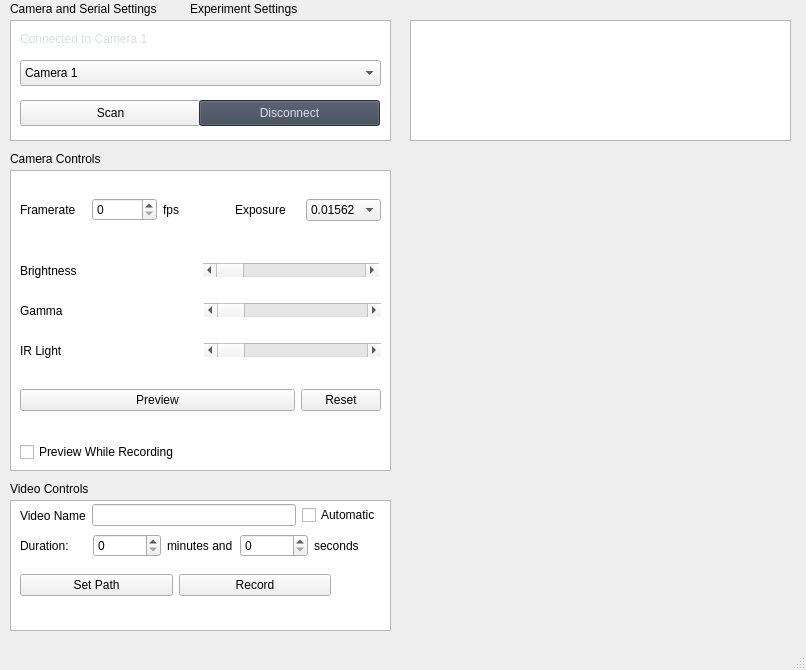
<?xml version="1.0" encoding="UTF-8"?>
<ui version="4.0">
 <class>MainWindow</class>
 <widget class="QMainWindow" name="MainWindow">
  <property name="geometry">
   <rect>
    <x>0</x>
    <y>0</y>
    <width>806</width>
    <height>670</height>
   </rect>
  </property>
  <property name="windowTitle">
   <string>MainWindow</string>
  </property>
  <widget class="QWidget" name="centralwidget">
   <widget class="QLabel" name="label">
    <property name="geometry">
     <rect>
      <x>10</x>
      <y>0</y>
      <width>171</width>
      <height>18</height>
     </rect>
    </property>
    <property name="text">
     <string>Camera and Serial Settings</string>
    </property>
   </widget>
   <widget class="QLabel" name="label_2">
    <property name="geometry">
     <rect>
      <x>190</x>
      <y>0</y>
      <width>171</width>
      <height>18</height>
     </rect>
    </property>
    <property name="text">
     <string>Experiment Settings</string>
    </property>
   </widget>
   <widget class="QListView" name="listView">
    <property name="geometry">
     <rect>
      <x>10</x>
      <y>20</y>
      <width>381</width>
      <height>121</height>
     </rect>
    </property>
   </widget>
   <widget class="QComboBox" name="comboBox">
    <property name="geometry">
     <rect>
      <x>20</x>
      <y>60</y>
      <width>361</width>
      <height>26</height>
     </rect>
    </property>
    <property name="maximumSize">
     <size>
      <width>361</width>
      <height>26</height>
     </size>
    </property>
    <item>
     <property name="text">
      <string>Camera 1</string>
     </property>
    </item>
    <item>
     <property name="text">
      <string>Camera 2</string>
     </property>
    </item>
   </widget>
   <widget class="QLabel" name="label_3">
    <property name="geometry">
     <rect>
      <x>20</x>
      <y>30</y>
      <width>151</width>
      <height>18</height>
     </rect>
    </property>
    <property name="palette">
     <palette>
      <active>
       <colorrole role="WindowText">
        <brush brushstyle="SolidPattern">
         <color alpha="255">
          <red>13</red>
          <green>233</green>
          <blue>13</blue>
         </color>
        </brush>
       </colorrole>
       <colorrole role="Button">
        <brush brushstyle="SolidPattern">
         <color alpha="255">
          <red>60</red>
          <green>68</green>
          <blue>84</blue>
         </color>
        </brush>
       </colorrole>
       <colorrole role="Light">
        <brush brushstyle="SolidPattern">
         <color alpha="255">
          <red>30</red>
          <green>34</green>
          <blue>42</blue>
         </color>
        </brush>
       </colorrole>
       <colorrole role="Midlight">
        <brush brushstyle="SolidPattern">
         <color alpha="255">
          <red>45</red>
          <green>51</green>
          <blue>63</blue>
         </color>
        </brush>
       </colorrole>
       <colorrole role="Dark">
        <brush brushstyle="SolidPattern">
         <color alpha="255">
          <red>120</red>
          <green>136</green>
          <blue>168</blue>
         </color>
        </brush>
       </colorrole>
       <colorrole role="Mid">
        <brush brushstyle="SolidPattern">
         <color alpha="255">
          <red>80</red>
          <green>90</green>
          <blue>112</blue>
         </color>
        </brush>
       </colorrole>
       <colorrole role="Text">
        <brush brushstyle="SolidPattern">
         <color alpha="255">
          <red>216</red>
          <green>222</green>
          <blue>233</blue>
         </color>
        </brush>
       </colorrole>
       <colorrole role="BrightText">
        <brush brushstyle="SolidPattern">
         <color alpha="255">
          <red>255</red>
          <green>255</green>
          <blue>255</blue>
         </color>
        </brush>
       </colorrole>
       <colorrole role="ButtonText">
        <brush brushstyle="SolidPattern">
         <color alpha="255">
          <red>216</red>
          <green>222</green>
          <blue>233</blue>
         </color>
        </brush>
       </colorrole>
       <colorrole role="Base">
        <brush brushstyle="SolidPattern">
         <color alpha="255">
          <red>67</red>
          <green>76</green>
          <blue>94</blue>
         </color>
        </brush>
       </colorrole>
       <colorrole role="Window">
        <brush brushstyle="SolidPattern">
         <color alpha="255">
          <red>59</red>
          <green>66</green>
          <blue>82</blue>
         </color>
        </brush>
       </colorrole>
       <colorrole role="Shadow">
        <brush brushstyle="SolidPattern">
         <color alpha="255">
          <red>118</red>
          <green>118</green>
          <blue>118</blue>
         </color>
        </brush>
       </colorrole>
       <colorrole role="Highlight">
        <brush brushstyle="SolidPattern">
         <color alpha="255">
          <red>143</red>
          <green>188</green>
          <blue>187</blue>
         </color>
        </brush>
       </colorrole>
       <colorrole role="HighlightedText">
        <brush brushstyle="SolidPattern">
         <color alpha="255">
          <red>46</red>
          <green>52</green>
          <blue>64</blue>
         </color>
        </brush>
       </colorrole>
       <colorrole role="Link">
        <brush brushstyle="SolidPattern">
         <color alpha="255">
          <red>94</red>
          <green>129</green>
          <blue>172</blue>
         </color>
        </brush>
       </colorrole>
       <colorrole role="LinkVisited">
        <brush brushstyle="SolidPattern">
         <color alpha="255">
          <red>124</red>
          <green>183</green>
          <blue>255</blue>
         </color>
        </brush>
       </colorrole>
       <colorrole role="AlternateBase">
        <brush brushstyle="SolidPattern">
         <color alpha="255">
          <red>20</red>
          <green>26</green>
          <blue>33</blue>
         </color>
        </brush>
       </colorrole>
       <colorrole role="NoRole">
        <brush brushstyle="NoBrush">
         <color alpha="255">
          <red>0</red>
          <green>0</green>
          <blue>0</blue>
         </color>
        </brush>
       </colorrole>
       <colorrole role="ToolTipBase">
        <brush brushstyle="SolidPattern">
         <color alpha="255">
          <red>53</red>
          <green>57</green>
          <blue>69</blue>
         </color>
        </brush>
       </colorrole>
       <colorrole role="ToolTipText">
        <brush brushstyle="SolidPattern">
         <color alpha="255">
          <red>211</red>
          <green>218</green>
          <blue>227</blue>
         </color>
        </brush>
       </colorrole>
       <colorrole role="PlaceholderText">
        <brush brushstyle="SolidPattern">
         <color alpha="128">
          <red>0</red>
          <green>0</green>
          <blue>0</blue>
         </color>
        </brush>
       </colorrole>
      </active>
      <inactive>
       <colorrole role="WindowText">
        <brush brushstyle="SolidPattern">
         <color alpha="255">
          <red>216</red>
          <green>222</green>
          <blue>233</blue>
         </color>
        </brush>
       </colorrole>
       <colorrole role="Button">
        <brush brushstyle="SolidPattern">
         <color alpha="255">
          <red>60</red>
          <green>68</green>
          <blue>84</blue>
         </color>
        </brush>
       </colorrole>
       <colorrole role="Light">
        <brush brushstyle="SolidPattern">
         <color alpha="255">
          <red>30</red>
          <green>34</green>
          <blue>42</blue>
         </color>
        </brush>
       </colorrole>
       <colorrole role="Midlight">
        <brush brushstyle="SolidPattern">
         <color alpha="255">
          <red>45</red>
          <green>51</green>
          <blue>63</blue>
         </color>
        </brush>
       </colorrole>
       <colorrole role="Dark">
        <brush brushstyle="SolidPattern">
         <color alpha="255">
          <red>120</red>
          <green>136</green>
          <blue>168</blue>
         </color>
        </brush>
       </colorrole>
       <colorrole role="Mid">
        <brush brushstyle="SolidPattern">
         <color alpha="255">
          <red>80</red>
          <green>90</green>
          <blue>112</blue>
         </color>
        </brush>
       </colorrole>
       <colorrole role="Text">
        <brush brushstyle="SolidPattern">
         <color alpha="255">
          <red>216</red>
          <green>222</green>
          <blue>233</blue>
         </color>
        </brush>
       </colorrole>
       <colorrole role="BrightText">
        <brush brushstyle="SolidPattern">
         <color alpha="255">
          <red>255</red>
          <green>255</green>
          <blue>255</blue>
         </color>
        </brush>
       </colorrole>
       <colorrole role="ButtonText">
        <brush brushstyle="SolidPattern">
         <color alpha="255">
          <red>216</red>
          <green>222</green>
          <blue>233</blue>
         </color>
        </brush>
       </colorrole>
       <colorrole role="Base">
        <brush brushstyle="SolidPattern">
         <color alpha="255">
          <red>67</red>
          <green>76</green>
          <blue>94</blue>
         </color>
        </brush>
       </colorrole>
       <colorrole role="Window">
        <brush brushstyle="SolidPattern">
         <color alpha="255">
          <red>59</red>
          <green>66</green>
          <blue>82</blue>
         </color>
        </brush>
       </colorrole>
       <colorrole role="Shadow">
        <brush brushstyle="SolidPattern">
         <color alpha="255">
          <red>118</red>
          <green>118</green>
          <blue>118</blue>
         </color>
        </brush>
       </colorrole>
       <colorrole role="Highlight">
        <brush brushstyle="SolidPattern">
         <color alpha="255">
          <red>143</red>
          <green>188</green>
          <blue>187</blue>
         </color>
        </brush>
       </colorrole>
       <colorrole role="HighlightedText">
        <brush brushstyle="SolidPattern">
         <color alpha="255">
          <red>46</red>
          <green>52</green>
          <blue>64</blue>
         </color>
        </brush>
       </colorrole>
       <colorrole role="Link">
        <brush brushstyle="SolidPattern">
         <color alpha="255">
          <red>94</red>
          <green>129</green>
          <blue>172</blue>
         </color>
        </brush>
       </colorrole>
       <colorrole role="LinkVisited">
        <brush brushstyle="SolidPattern">
         <color alpha="255">
          <red>124</red>
          <green>183</green>
          <blue>255</blue>
         </color>
        </brush>
       </colorrole>
       <colorrole role="AlternateBase">
        <brush brushstyle="SolidPattern">
         <color alpha="255">
          <red>20</red>
          <green>26</green>
          <blue>33</blue>
         </color>
        </brush>
       </colorrole>
       <colorrole role="NoRole">
        <brush brushstyle="NoBrush">
         <color alpha="255">
          <red>0</red>
          <green>0</green>
          <blue>0</blue>
         </color>
        </brush>
       </colorrole>
       <colorrole role="ToolTipBase">
        <brush brushstyle="SolidPattern">
         <color alpha="255">
          <red>53</red>
          <green>57</green>
          <blue>69</blue>
         </color>
        </brush>
       </colorrole>
       <colorrole role="ToolTipText">
        <brush brushstyle="SolidPattern">
         <color alpha="255">
          <red>211</red>
          <green>218</green>
          <blue>227</blue>
         </color>
        </brush>
       </colorrole>
       <colorrole role="PlaceholderText">
        <brush brushstyle="SolidPattern">
         <color alpha="128">
          <red>0</red>
          <green>0</green>
          <blue>0</blue>
         </color>
        </brush>
       </colorrole>
      </inactive>
      <disabled>
       <colorrole role="WindowText">
        <brush brushstyle="SolidPattern">
         <color alpha="255">
          <red>120</red>
          <green>136</green>
          <blue>168</blue>
         </color>
        </brush>
       </colorrole>
       <colorrole role="Button">
        <brush brushstyle="SolidPattern">
         <color alpha="255">
          <red>60</red>
          <green>68</green>
          <blue>84</blue>
         </color>
        </brush>
       </colorrole>
       <colorrole role="Light">
        <brush brushstyle="SolidPattern">
         <color alpha="255">
          <red>30</red>
          <green>34</green>
          <blue>42</blue>
         </color>
        </brush>
       </colorrole>
       <colorrole role="Midlight">
        <brush brushstyle="SolidPattern">
         <color alpha="255">
          <red>45</red>
          <green>51</green>
          <blue>63</blue>
         </color>
        </brush>
       </colorrole>
       <colorrole role="Dark">
        <brush brushstyle="SolidPattern">
         <color alpha="255">
          <red>120</red>
          <green>136</green>
          <blue>168</blue>
         </color>
        </brush>
       </colorrole>
       <colorrole role="Mid">
        <brush brushstyle="SolidPattern">
         <color alpha="255">
          <red>80</red>
          <green>90</green>
          <blue>112</blue>
         </color>
        </brush>
       </colorrole>
       <colorrole role="Text">
        <brush brushstyle="SolidPattern">
         <color alpha="255">
          <red>120</red>
          <green>136</green>
          <blue>168</blue>
         </color>
        </brush>
       </colorrole>
       <colorrole role="BrightText">
        <brush brushstyle="SolidPattern">
         <color alpha="255">
          <red>255</red>
          <green>255</green>
          <blue>255</blue>
         </color>
        </brush>
       </colorrole>
       <colorrole role="ButtonText">
        <brush brushstyle="SolidPattern">
         <color alpha="255">
          <red>120</red>
          <green>136</green>
          <blue>168</blue>
         </color>
        </brush>
       </colorrole>
       <colorrole role="Base">
        <brush brushstyle="SolidPattern">
         <color alpha="255">
          <red>60</red>
          <green>68</green>
          <blue>84</blue>
         </color>
        </brush>
       </colorrole>
       <colorrole role="Window">
        <brush brushstyle="SolidPattern">
         <color alpha="255">
          <red>60</red>
          <green>68</green>
          <blue>84</blue>
         </color>
        </brush>
       </colorrole>
       <colorrole role="Shadow">
        <brush brushstyle="SolidPattern">
         <color alpha="255">
          <red>177</red>
          <green>177</green>
          <blue>177</blue>
         </color>
        </brush>
       </colorrole>
       <colorrole role="Highlight">
        <brush brushstyle="SolidPattern">
         <color alpha="255">
          <red>80</red>
          <green>90</green>
          <blue>112</blue>
         </color>
        </brush>
       </colorrole>
       <colorrole role="HighlightedText">
        <brush brushstyle="SolidPattern">
         <color alpha="255">
          <red>45</red>
          <green>51</green>
          <blue>63</blue>
         </color>
        </brush>
       </colorrole>
       <colorrole role="Link">
        <brush brushstyle="SolidPattern">
         <color alpha="255">
          <red>94</red>
          <green>129</green>
          <blue>172</blue>
         </color>
        </brush>
       </colorrole>
       <colorrole role="LinkVisited">
        <brush brushstyle="SolidPattern">
         <color alpha="255">
          <red>124</red>
          <green>183</green>
          <blue>255</blue>
         </color>
        </brush>
       </colorrole>
       <colorrole role="AlternateBase">
        <brush brushstyle="SolidPattern">
         <color alpha="255">
          <red>20</red>
          <green>26</green>
          <blue>33</blue>
         </color>
        </brush>
       </colorrole>
       <colorrole role="NoRole">
        <brush brushstyle="NoBrush">
         <color alpha="255">
          <red>0</red>
          <green>0</green>
          <blue>0</blue>
         </color>
        </brush>
       </colorrole>
       <colorrole role="ToolTipBase">
        <brush brushstyle="SolidPattern">
         <color alpha="255">
          <red>53</red>
          <green>57</green>
          <blue>69</blue>
         </color>
        </brush>
       </colorrole>
       <colorrole role="ToolTipText">
        <brush brushstyle="SolidPattern">
         <color alpha="255">
          <red>211</red>
          <green>218</green>
          <blue>227</blue>
         </color>
        </brush>
       </colorrole>
       <colorrole role="PlaceholderText">
        <brush brushstyle="SolidPattern">
         <color alpha="128">
          <red>0</red>
          <green>0</green>
          <blue>0</blue>
         </color>
        </brush>
       </colorrole>
      </disabled>
     </palette>
    </property>
    <property name="text">
     <string>Connected to Camera 1</string>
    </property>
    <property name="scaledContents">
     <bool>true</bool>
    </property>
   </widget>
   <widget class="QColumnView" name="columnView">
    <property name="geometry">
     <rect>
      <x>20</x>
      <y>90</y>
      <width>361</width>
      <height>31</height>
     </rect>
    </property>
    <property name="frameShape">
     <enum>QFrame::NoFrame</enum>
    </property>
   </widget>
   <widget class="QPushButton" name="pushButton_3">
    <property name="geometry">
     <rect>
      <x>20</x>
      <y>100</y>
      <width>181</width>
      <height>26</height>
     </rect>
    </property>
    <property name="text">
     <string>Scan</string>
    </property>
   </widget>
   <widget class="QPushButton" name="pushButton_4">
    <property name="geometry">
     <rect>
      <x>199</x>
      <y>100</y>
      <width>181</width>
      <height>26</height>
     </rect>
    </property>
    <property name="palette">
     <palette>
      <active>
       <colorrole role="WindowText">
        <brush brushstyle="SolidPattern">
         <color alpha="255">
          <red>216</red>
          <green>222</green>
          <blue>233</blue>
         </color>
        </brush>
       </colorrole>
       <colorrole role="Button">
        <brush brushstyle="SolidPattern">
         <color alpha="255">
          <red>60</red>
          <green>68</green>
          <blue>84</blue>
         </color>
        </brush>
       </colorrole>
       <colorrole role="Light">
        <brush brushstyle="SolidPattern">
         <color alpha="255">
          <red>30</red>
          <green>34</green>
          <blue>42</blue>
         </color>
        </brush>
       </colorrole>
       <colorrole role="Midlight">
        <brush brushstyle="SolidPattern">
         <color alpha="255">
          <red>45</red>
          <green>51</green>
          <blue>63</blue>
         </color>
        </brush>
       </colorrole>
       <colorrole role="Dark">
        <brush brushstyle="SolidPattern">
         <color alpha="255">
          <red>120</red>
          <green>136</green>
          <blue>168</blue>
         </color>
        </brush>
       </colorrole>
       <colorrole role="Mid">
        <brush brushstyle="SolidPattern">
         <color alpha="255">
          <red>80</red>
          <green>90</green>
          <blue>112</blue>
         </color>
        </brush>
       </colorrole>
       <colorrole role="Text">
        <brush brushstyle="SolidPattern">
         <color alpha="255">
          <red>216</red>
          <green>222</green>
          <blue>233</blue>
         </color>
        </brush>
       </colorrole>
       <colorrole role="BrightText">
        <brush brushstyle="SolidPattern">
         <color alpha="255">
          <red>255</red>
          <green>255</green>
          <blue>255</blue>
         </color>
        </brush>
       </colorrole>
       <colorrole role="ButtonText">
        <brush brushstyle="SolidPattern">
         <color alpha="255">
          <red>255</red>
          <green>0</green>
          <blue>0</blue>
         </color>
        </brush>
       </colorrole>
       <colorrole role="Base">
        <brush brushstyle="SolidPattern">
         <color alpha="255">
          <red>67</red>
          <green>76</green>
          <blue>94</blue>
         </color>
        </brush>
       </colorrole>
       <colorrole role="Window">
        <brush brushstyle="SolidPattern">
         <color alpha="255">
          <red>59</red>
          <green>66</green>
          <blue>82</blue>
         </color>
        </brush>
       </colorrole>
       <colorrole role="Shadow">
        <brush brushstyle="SolidPattern">
         <color alpha="255">
          <red>118</red>
          <green>118</green>
          <blue>118</blue>
         </color>
        </brush>
       </colorrole>
       <colorrole role="Highlight">
        <brush brushstyle="SolidPattern">
         <color alpha="255">
          <red>143</red>
          <green>188</green>
          <blue>187</blue>
         </color>
        </brush>
       </colorrole>
       <colorrole role="HighlightedText">
        <brush brushstyle="SolidPattern">
         <color alpha="255">
          <red>46</red>
          <green>52</green>
          <blue>64</blue>
         </color>
        </brush>
       </colorrole>
       <colorrole role="Link">
        <brush brushstyle="SolidPattern">
         <color alpha="255">
          <red>94</red>
          <green>129</green>
          <blue>172</blue>
         </color>
        </brush>
       </colorrole>
       <colorrole role="LinkVisited">
        <brush brushstyle="SolidPattern">
         <color alpha="255">
          <red>124</red>
          <green>183</green>
          <blue>255</blue>
         </color>
        </brush>
       </colorrole>
       <colorrole role="AlternateBase">
        <brush brushstyle="SolidPattern">
         <color alpha="255">
          <red>20</red>
          <green>26</green>
          <blue>33</blue>
         </color>
        </brush>
       </colorrole>
       <colorrole role="NoRole">
        <brush brushstyle="NoBrush">
         <color alpha="255">
          <red>0</red>
          <green>0</green>
          <blue>0</blue>
         </color>
        </brush>
       </colorrole>
       <colorrole role="ToolTipBase">
        <brush brushstyle="SolidPattern">
         <color alpha="255">
          <red>53</red>
          <green>57</green>
          <blue>69</blue>
         </color>
        </brush>
       </colorrole>
       <colorrole role="ToolTipText">
        <brush brushstyle="SolidPattern">
         <color alpha="255">
          <red>211</red>
          <green>218</green>
          <blue>227</blue>
         </color>
        </brush>
       </colorrole>
       <colorrole role="PlaceholderText">
        <brush brushstyle="SolidPattern">
         <color alpha="128">
          <red>0</red>
          <green>0</green>
          <blue>0</blue>
         </color>
        </brush>
       </colorrole>
      </active>
      <inactive>
       <colorrole role="WindowText">
        <brush brushstyle="SolidPattern">
         <color alpha="255">
          <red>216</red>
          <green>222</green>
          <blue>233</blue>
         </color>
        </brush>
       </colorrole>
       <colorrole role="Button">
        <brush brushstyle="SolidPattern">
         <color alpha="255">
          <red>60</red>
          <green>68</green>
          <blue>84</blue>
         </color>
        </brush>
       </colorrole>
       <colorrole role="Light">
        <brush brushstyle="SolidPattern">
         <color alpha="255">
          <red>30</red>
          <green>34</green>
          <blue>42</blue>
         </color>
        </brush>
       </colorrole>
       <colorrole role="Midlight">
        <brush brushstyle="SolidPattern">
         <color alpha="255">
          <red>45</red>
          <green>51</green>
          <blue>63</blue>
         </color>
        </brush>
       </colorrole>
       <colorrole role="Dark">
        <brush brushstyle="SolidPattern">
         <color alpha="255">
          <red>120</red>
          <green>136</green>
          <blue>168</blue>
         </color>
        </brush>
       </colorrole>
       <colorrole role="Mid">
        <brush brushstyle="SolidPattern">
         <color alpha="255">
          <red>80</red>
          <green>90</green>
          <blue>112</blue>
         </color>
        </brush>
       </colorrole>
       <colorrole role="Text">
        <brush brushstyle="SolidPattern">
         <color alpha="255">
          <red>216</red>
          <green>222</green>
          <blue>233</blue>
         </color>
        </brush>
       </colorrole>
       <colorrole role="BrightText">
        <brush brushstyle="SolidPattern">
         <color alpha="255">
          <red>255</red>
          <green>255</green>
          <blue>255</blue>
         </color>
        </brush>
       </colorrole>
       <colorrole role="ButtonText">
        <brush brushstyle="SolidPattern">
         <color alpha="255">
          <red>216</red>
          <green>222</green>
          <blue>233</blue>
         </color>
        </brush>
       </colorrole>
       <colorrole role="Base">
        <brush brushstyle="SolidPattern">
         <color alpha="255">
          <red>67</red>
          <green>76</green>
          <blue>94</blue>
         </color>
        </brush>
       </colorrole>
       <colorrole role="Window">
        <brush brushstyle="SolidPattern">
         <color alpha="255">
          <red>59</red>
          <green>66</green>
          <blue>82</blue>
         </color>
        </brush>
       </colorrole>
       <colorrole role="Shadow">
        <brush brushstyle="SolidPattern">
         <color alpha="255">
          <red>118</red>
          <green>118</green>
          <blue>118</blue>
         </color>
        </brush>
       </colorrole>
       <colorrole role="Highlight">
        <brush brushstyle="SolidPattern">
         <color alpha="255">
          <red>143</red>
          <green>188</green>
          <blue>187</blue>
         </color>
        </brush>
       </colorrole>
       <colorrole role="HighlightedText">
        <brush brushstyle="SolidPattern">
         <color alpha="255">
          <red>46</red>
          <green>52</green>
          <blue>64</blue>
         </color>
        </brush>
       </colorrole>
       <colorrole role="Link">
        <brush brushstyle="SolidPattern">
         <color alpha="255">
          <red>94</red>
          <green>129</green>
          <blue>172</blue>
         </color>
        </brush>
       </colorrole>
       <colorrole role="LinkVisited">
        <brush brushstyle="SolidPattern">
         <color alpha="255">
          <red>124</red>
          <green>183</green>
          <blue>255</blue>
         </color>
        </brush>
       </colorrole>
       <colorrole role="AlternateBase">
        <brush brushstyle="SolidPattern">
         <color alpha="255">
          <red>20</red>
          <green>26</green>
          <blue>33</blue>
         </color>
        </brush>
       </colorrole>
       <colorrole role="NoRole">
        <brush brushstyle="NoBrush">
         <color alpha="255">
          <red>0</red>
          <green>0</green>
          <blue>0</blue>
         </color>
        </brush>
       </colorrole>
       <colorrole role="ToolTipBase">
        <brush brushstyle="SolidPattern">
         <color alpha="255">
          <red>53</red>
          <green>57</green>
          <blue>69</blue>
         </color>
        </brush>
       </colorrole>
       <colorrole role="ToolTipText">
        <brush brushstyle="SolidPattern">
         <color alpha="255">
          <red>211</red>
          <green>218</green>
          <blue>227</blue>
         </color>
        </brush>
       </colorrole>
       <colorrole role="PlaceholderText">
        <brush brushstyle="SolidPattern">
         <color alpha="128">
          <red>0</red>
          <green>0</green>
          <blue>0</blue>
         </color>
        </brush>
       </colorrole>
      </inactive>
      <disabled>
       <colorrole role="WindowText">
        <brush brushstyle="SolidPattern">
         <color alpha="255">
          <red>120</red>
          <green>136</green>
          <blue>168</blue>
         </color>
        </brush>
       </colorrole>
       <colorrole role="Button">
        <brush brushstyle="SolidPattern">
         <color alpha="255">
          <red>60</red>
          <green>68</green>
          <blue>84</blue>
         </color>
        </brush>
       </colorrole>
       <colorrole role="Light">
        <brush brushstyle="SolidPattern">
         <color alpha="255">
          <red>30</red>
          <green>34</green>
          <blue>42</blue>
         </color>
        </brush>
       </colorrole>
       <colorrole role="Midlight">
        <brush brushstyle="SolidPattern">
         <color alpha="255">
          <red>45</red>
          <green>51</green>
          <blue>63</blue>
         </color>
        </brush>
       </colorrole>
       <colorrole role="Dark">
        <brush brushstyle="SolidPattern">
         <color alpha="255">
          <red>120</red>
          <green>136</green>
          <blue>168</blue>
         </color>
        </brush>
       </colorrole>
       <colorrole role="Mid">
        <brush brushstyle="SolidPattern">
         <color alpha="255">
          <red>80</red>
          <green>90</green>
          <blue>112</blue>
         </color>
        </brush>
       </colorrole>
       <colorrole role="Text">
        <brush brushstyle="SolidPattern">
         <color alpha="255">
          <red>120</red>
          <green>136</green>
          <blue>168</blue>
         </color>
        </brush>
       </colorrole>
       <colorrole role="BrightText">
        <brush brushstyle="SolidPattern">
         <color alpha="255">
          <red>255</red>
          <green>255</green>
          <blue>255</blue>
         </color>
        </brush>
       </colorrole>
       <colorrole role="ButtonText">
        <brush brushstyle="SolidPattern">
         <color alpha="255">
          <red>120</red>
          <green>136</green>
          <blue>168</blue>
         </color>
        </brush>
       </colorrole>
       <colorrole role="Base">
        <brush brushstyle="SolidPattern">
         <color alpha="255">
          <red>60</red>
          <green>68</green>
          <blue>84</blue>
         </color>
        </brush>
       </colorrole>
       <colorrole role="Window">
        <brush brushstyle="SolidPattern">
         <color alpha="255">
          <red>60</red>
          <green>68</green>
          <blue>84</blue>
         </color>
        </brush>
       </colorrole>
       <colorrole role="Shadow">
        <brush brushstyle="SolidPattern">
         <color alpha="255">
          <red>177</red>
          <green>177</green>
          <blue>177</blue>
         </color>
        </brush>
       </colorrole>
       <colorrole role="Highlight">
        <brush brushstyle="SolidPattern">
         <color alpha="255">
          <red>80</red>
          <green>90</green>
          <blue>112</blue>
         </color>
        </brush>
       </colorrole>
       <colorrole role="HighlightedText">
        <brush brushstyle="SolidPattern">
         <color alpha="255">
          <red>45</red>
          <green>51</green>
          <blue>63</blue>
         </color>
        </brush>
       </colorrole>
       <colorrole role="Link">
        <brush brushstyle="SolidPattern">
         <color alpha="255">
          <red>94</red>
          <green>129</green>
          <blue>172</blue>
         </color>
        </brush>
       </colorrole>
       <colorrole role="LinkVisited">
        <brush brushstyle="SolidPattern">
         <color alpha="255">
          <red>124</red>
          <green>183</green>
          <blue>255</blue>
         </color>
        </brush>
       </colorrole>
       <colorrole role="AlternateBase">
        <brush brushstyle="SolidPattern">
         <color alpha="255">
          <red>20</red>
          <green>26</green>
          <blue>33</blue>
         </color>
        </brush>
       </colorrole>
       <colorrole role="NoRole">
        <brush brushstyle="NoBrush">
         <color alpha="255">
          <red>0</red>
          <green>0</green>
          <blue>0</blue>
         </color>
        </brush>
       </colorrole>
       <colorrole role="ToolTipBase">
        <brush brushstyle="SolidPattern">
         <color alpha="255">
          <red>53</red>
          <green>57</green>
          <blue>69</blue>
         </color>
        </brush>
       </colorrole>
       <colorrole role="ToolTipText">
        <brush brushstyle="SolidPattern">
         <color alpha="255">
          <red>211</red>
          <green>218</green>
          <blue>227</blue>
         </color>
        </brush>
       </colorrole>
       <colorrole role="PlaceholderText">
        <brush brushstyle="SolidPattern">
         <color alpha="128">
          <red>0</red>
          <green>0</green>
          <blue>0</blue>
         </color>
        </brush>
       </colorrole>
      </disabled>
     </palette>
    </property>
    <property name="text">
     <string>Disconnect</string>
    </property>
   </widget>
   <widget class="QListView" name="listView_2">
    <property name="geometry">
     <rect>
      <x>10</x>
      <y>170</y>
      <width>381</width>
      <height>301</height>
     </rect>
    </property>
   </widget>
   <widget class="QLabel" name="label_4">
    <property name="geometry">
     <rect>
      <x>10</x>
      <y>150</y>
      <width>111</width>
      <height>18</height>
     </rect>
    </property>
    <property name="text">
     <string>Camera Controls</string>
    </property>
   </widget>
   <widget class="QWidget" name="horizontalLayoutWidget">
    <property name="geometry">
     <rect>
      <x>10</x>
      <y>170</y>
      <width>381</width>
      <height>80</height>
     </rect>
    </property>
    <layout class="QHBoxLayout" name="horizontalLayout">
     <property name="leftMargin">
      <number>10</number>
     </property>
     <property name="rightMargin">
      <number>10</number>
     </property>
     <item>
      <widget class="QLabel" name="label_5">
       <property name="text">
        <string>Framerate</string>
       </property>
      </widget>
     </item>
     <item>
      <widget class="QSpinBox" name="spinBox"/>
     </item>
     <item>
      <widget class="QLabel" name="label_6">
       <property name="text">
        <string>fps</string>
       </property>
      </widget>
     </item>
     <item>
      <widget class="QLabel" name="label_7">
       <property name="text">
        <string>Exposure</string>
       </property>
      </widget>
     </item>
     <item>
      <widget class="QComboBox" name="comboBox_2">
       <item>
        <property name="text">
         <string>0.01562</string>
        </property>
       </item>
       <item>
        <property name="text">
         <string>0.02656</string>
        </property>
       </item>
      </widget>
     </item>
    </layout>
   </widget>
   <widget class="QWidget" name="horizontalLayoutWidget_3">
    <property name="geometry">
     <rect>
      <x>10</x>
      <y>290</y>
      <width>381</width>
      <height>41</height>
     </rect>
    </property>
    <layout class="QHBoxLayout" name="horizontalLayout_4">
     <property name="leftMargin">
      <number>10</number>
     </property>
     <property name="rightMargin">
      <number>10</number>
     </property>
     <item>
      <widget class="QLabel" name="label_10">
       <property name="text">
        <string>Gamma</string>
       </property>
      </widget>
     </item>
     <item>
      <widget class="QScrollBar" name="horizontalScrollBar_3">
       <property name="orientation">
        <enum>Qt::Horizontal</enum>
       </property>
      </widget>
     </item>
    </layout>
   </widget>
   <widget class="QWidget" name="horizontalLayoutWidget_2">
    <property name="geometry">
     <rect>
      <x>10</x>
      <y>250</y>
      <width>379</width>
      <height>41</height>
     </rect>
    </property>
    <layout class="QHBoxLayout" name="horizontalLayout_3">
     <property name="leftMargin">
      <number>10</number>
     </property>
     <property name="rightMargin">
      <number>10</number>
     </property>
     <item>
      <widget class="QLabel" name="label_9">
       <property name="text">
        <string>Brightness</string>
       </property>
      </widget>
     </item>
     <item>
      <widget class="QScrollBar" name="horizontalScrollBar_2">
       <property name="orientation">
        <enum>Qt::Horizontal</enum>
       </property>
      </widget>
     </item>
    </layout>
   </widget>
   <widget class="QWidget" name="horizontalLayoutWidget_4">
    <property name="geometry">
     <rect>
      <x>10</x>
      <y>330</y>
      <width>381</width>
      <height>41</height>
     </rect>
    </property>
    <layout class="QHBoxLayout" name="horizontalLayout_5">
     <property name="leftMargin">
      <number>10</number>
     </property>
     <property name="rightMargin">
      <number>10</number>
     </property>
     <item>
      <widget class="QLabel" name="label_11">
       <property name="text">
        <string>IR Light</string>
       </property>
      </widget>
     </item>
     <item>
      <widget class="QScrollBar" name="horizontalScrollBar_4">
       <property name="orientation">
        <enum>Qt::Horizontal</enum>
       </property>
      </widget>
     </item>
    </layout>
   </widget>
   <widget class="QWidget" name="horizontalLayoutWidget_5">
    <property name="geometry">
     <rect>
      <x>10</x>
      <y>370</y>
      <width>381</width>
      <height>61</height>
     </rect>
    </property>
    <layout class="QHBoxLayout" name="horizontalLayout_2">
     <property name="leftMargin">
      <number>10</number>
     </property>
     <property name="rightMargin">
      <number>10</number>
     </property>
     <item>
      <widget class="QPushButton" name="pushButton">
       <property name="sizePolicy">
        <sizepolicy hsizetype="Expanding" vsizetype="Fixed">
         <horstretch>0</horstretch>
         <verstretch>0</verstretch>
        </sizepolicy>
       </property>
       <property name="text">
        <string>Preview</string>
       </property>
      </widget>
     </item>
     <item>
      <widget class="QPushButton" name="pushButton_2">
       <property name="text">
        <string>Reset</string>
       </property>
      </widget>
     </item>
    </layout>
   </widget>
   <widget class="QCheckBox" name="checkBox">
    <property name="geometry">
     <rect>
      <x>20</x>
      <y>440</y>
      <width>231</width>
      <height>24</height>
     </rect>
    </property>
    <property name="text">
     <string>Preview While Recording</string>
    </property>
   </widget>
   <widget class="QListView" name="listView_3">
    <property name="geometry">
     <rect>
      <x>10</x>
      <y>500</y>
      <width>381</width>
      <height>131</height>
     </rect>
    </property>
   </widget>
   <widget class="QLabel" name="label_8">
    <property name="geometry">
     <rect>
      <x>10</x>
      <y>480</y>
      <width>121</width>
      <height>18</height>
     </rect>
    </property>
    <property name="text">
     <string>Video Controls</string>
    </property>
   </widget>
   <widget class="QWidget" name="horizontalLayoutWidget_6">
    <property name="geometry">
     <rect>
      <x>10</x>
      <y>500</y>
      <width>381</width>
      <height>31</height>
     </rect>
    </property>
    <layout class="QHBoxLayout" name="horizontalLayout_6">
     <property name="leftMargin">
      <number>10</number>
     </property>
     <property name="rightMargin">
      <number>10</number>
     </property>
     <item>
      <widget class="QLabel" name="label_12">
       <property name="text">
        <string>Video Name</string>
       </property>
      </widget>
     </item>
     <item>
      <widget class="QLineEdit" name="lineEdit"/>
     </item>
     <item>
      <widget class="QCheckBox" name="checkBox_2">
       <property name="text">
        <string>Automatic</string>
       </property>
      </widget>
     </item>
    </layout>
   </widget>
   <widget class="QWidget" name="horizontalLayoutWidget_7">
    <property name="geometry">
     <rect>
      <x>10</x>
      <y>530</y>
      <width>381</width>
      <height>31</height>
     </rect>
    </property>
    <layout class="QHBoxLayout" name="horizontalLayout_7">
     <property name="leftMargin">
      <number>10</number>
     </property>
     <property name="rightMargin">
      <number>10</number>
     </property>
     <item>
      <widget class="QLabel" name="label_13">
       <property name="text">
        <string>Duration:</string>
       </property>
      </widget>
     </item>
     <item>
      <widget class="QSpinBox" name="spinBox_2"/>
     </item>
     <item>
      <widget class="QLabel" name="label_14">
       <property name="text">
        <string>minutes and</string>
       </property>
      </widget>
     </item>
     <item>
      <widget class="QSpinBox" name="spinBox_3"/>
     </item>
     <item>
      <widget class="QLabel" name="label_15">
       <property name="text">
        <string>seconds</string>
       </property>
      </widget>
     </item>
    </layout>
   </widget>
   <widget class="QWidget" name="horizontalLayoutWidget_8">
    <property name="geometry">
     <rect>
      <x>10</x>
      <y>570</y>
      <width>331</width>
      <height>31</height>
     </rect>
    </property>
    <layout class="QHBoxLayout" name="horizontalLayout_8">
     <property name="leftMargin">
      <number>10</number>
     </property>
     <property name="rightMargin">
      <number>10</number>
     </property>
     <item>
      <widget class="QPushButton" name="pushButton_6">
       <property name="text">
        <string>Set Path</string>
       </property>
      </widget>
     </item>
     <item>
      <widget class="QPushButton" name="pushButton_5">
       <property name="text">
        <string>Record</string>
       </property>
      </widget>
     </item>
    </layout>
   </widget>
   <widget class="QWidget" name="horizontalLayoutWidget_9">
    <property name="geometry">
     <rect>
      <x>730</x>
      <y>500</y>
      <width>160</width>
      <height>80</height>
     </rect>
    </property>
    <layout class="QHBoxLayout" name="horizontalLayout_9"/>
   </widget>
   <widget class="QListView" name="listView_4">
    <property name="geometry">
     <rect>
      <x>410</x>
      <y>20</y>
      <width>381</width>
      <height>121</height>
     </rect>
    </property>
   </widget>
  </widget>
  <widget class="QMenuBar" name="menubar">
   <property name="geometry">
    <rect>
     <x>0</x>
     <y>0</y>
     <width>806</width>
     <height>23</height>
    </rect>
   </property>
  </widget>
  <widget class="QStatusBar" name="statusbar"/>
 </widget>
 <resources/>
 <connections/>
</ui>
